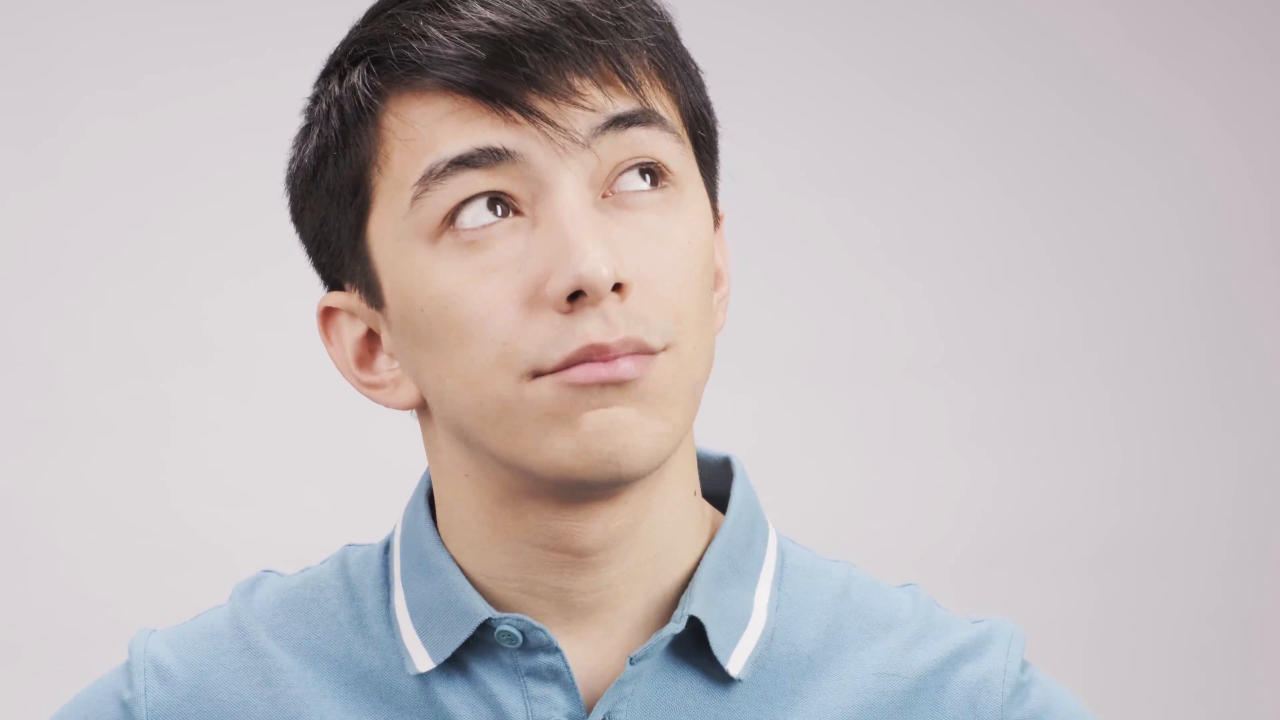
#> input picture frame 36 of video.mp4, 3840 x 2160 px (shown at 1/3 size)
$ python tracker.py
#> lines starting #> are read from the running program, lines starting #| are printed output that depends on the picture; after the words box and inside, x2 and y2 are one past the last pixel; in counts of white or black regions, pixels touching at a corner belong together
import cv2
import numpy as np

def main():
    # Open webcam
    cap = cv2.VideoCapture('video.mp4')
    if not cap.isOpened():
        print("Error: Could not access the camera.")
        return

    # Parameters for Shi-Tomasi corner detection
    feature_params = dict(maxCorners=100, qualityLevel=0.3, minDistance=7, blockSize=7)

    # Parameters for Lucas-Kanade optical flow
    lk_params = dict(winSize=(15, 15), maxLevel=2, criteria=(cv2.TERM_CRITERIA_EPS | cv2.TERM_CRITERIA_COUNT, 10, 0.03))

    # Random colors for the tracks
    color = np.random.randint(0, 255, (100, 3))

    # Take the first frame and detect corners
    ret, old_frame = cap.read()
#> old_frame is the input picture: shape (2160, 3840, 3); mean B, G, R 188.4, 186.5, 193.9
    if not ret:
        print("Error: Unable to read from the camera.")
        cap.release()
        return

    old_frame = cv2.resize(old_frame, (300, int(300 * old_frame.shape[0] / old_frame.shape[1])))  # Resize to 300px width
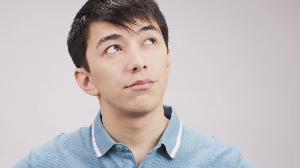
#> old_frame: shape (168, 300, 3); mean B, G, R 188.3, 186.4, 193.9
    old_gray = cv2.cvtColor(old_frame, cv2.COLOR_BGR2GRAY)
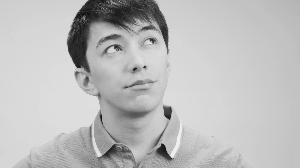
#> old_gray: shape (168, 300); min 11, max 241, mean 188.8
    p0 = cv2.goodFeaturesToTrack(old_gray, mask=None, **feature_params)
#> p0 = [[161, 145], [168, 117], [112, 48], [166, 108], [77, 68], [144, 67], [152, 40], [98, 153], [135, 68], [114, 143], [172, 157]]

    # Create a mask image for drawing purposes
    mask = np.zeros_like(old_frame)

    while True:
        ret, frame = cap.read()
        if not ret:
            print("Error: Unable to read from the camera.")
            break

        # Resize the frame
        frame = cv2.resize(frame, (300, int(300 * frame.shape[0] / frame.shape[1])))
#> frame: shape (168, 300, 3)
        frame_gray = cv2.cvtColor(frame, cv2.COLOR_BGR2GRAY)

        # Calculate optical flow
        if p0 is not None:
            p1, st, err = cv2.calcOpticalFlowPyrLK(old_gray, frame_gray, p0, None, **lk_params)
#> p1 = [[161.1, 145.1], [168.1, 117], [112, 47.8], [166.1, 108], [76.88, 68.25], [144.2, 66.73], [152, 39.52], [98.06, 153.1], [135.2, 67.66], [114, 143], [172, 157]]; st = [1, 1, 1, 1, 1, 1, 1, 1, 1, 1, 1]; err = [2.53, 1.8, 5.25, 1.33, 4.09, 2.56, 8.12, 3.64, 2.56, 2.12, 2.82]

            # Select good points
            if p1 is not None:
                good_new = p1[st == 1]
#> good_new has the same summary as p1
                good_old = p0[st == 1]
#> good_old has the same summary as p0

                # Draw the tracks
                for i, (new, old) in enumerate(zip(good_new, good_old)):
                    a, b = new.ravel()
                    c, d = old.ravel()
                    mask = cv2.line(mask, (int(a), int(b)), (int(c), int(d)), color[i].tolist(), 2)
                    frame = cv2.circle(frame, (int(a), int(b)), 5, color[i].tolist(), -1)
#> this loop made 11 passes
#> (a, b, c, d) on passes 1 to 11: (161.1, 145.1, 161, 145), (168.1, 117, 168, 117), (112, 47.8, 112, 48), (166.1, 108, 166, 108), (76.88, 68.25, 77, 68), (144.2, 66.73, 144, 67), (152, 39.52, 152, 40), (98.06, 153.1, 98, 153), (135.2, 67.66, 135, 68), (114, 143, 114, 143), (172, 157, 172, 157)
#> pass 1, in main, `frame = cv2.circle(frame, (int(a), int(b)), 5, color[i].tolist(), -1)`:
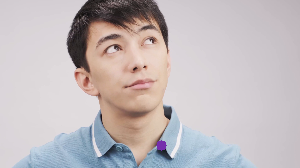
#> frame: shape (168, 300, 3); mean B, G, R 188.6, 186.4, 194.2
#> pass 2, in main, `mask = cv2.line(mask, (int(a), int(b)), (int(c), int(d)), color[i].tol..`:
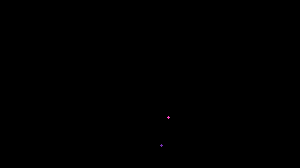
#> mask: shape (168, 300, 3); mean of channels 0, 1, 2 0, 0, 0; drawn as B, G, R
#> pass 2, in main, `frame = cv2.circle(frame, (int(a), int(b)), 5, color[i].tolist(), -1)`:
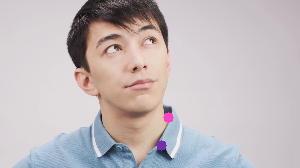
#> frame: shape (168, 300, 3); 0.16% of pixels changed, all inside (x1, y1, x2, y2) = (163, 112, 174, 123)
#> after the loop:
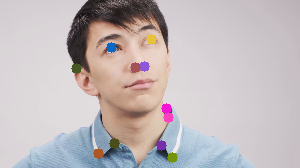
#> frame: shape (168, 300, 3); 1.44% of pixels changed, all inside (x1, y1, x2, y2) = (71, 34, 178, 163)
#> after the loop: mask: shape (168, 300, 3); 0.13% of pixels changed, all inside (x1, y1, x2, y2) = (75, 38, 174, 159)

                frame = cv2.add(frame, mask)

                # Update the previous frame and points
                old_gray = frame_gray.copy()
                p0 = good_new.reshape(-1, 1, 2)
#> p0 has the same summary as p1

        # Display the frame
        cv2.imshow("Feature Tracking", frame)

        # Exit on 'q'
        if cv2.waitKey(1) & 0xFF == ord('q'):
#> (key q is pressed here)
            break

    cap.release()
    cv2.destroyAllWindows()

if __name__ == "__main__":
    main()

$ run again, starting later in the video
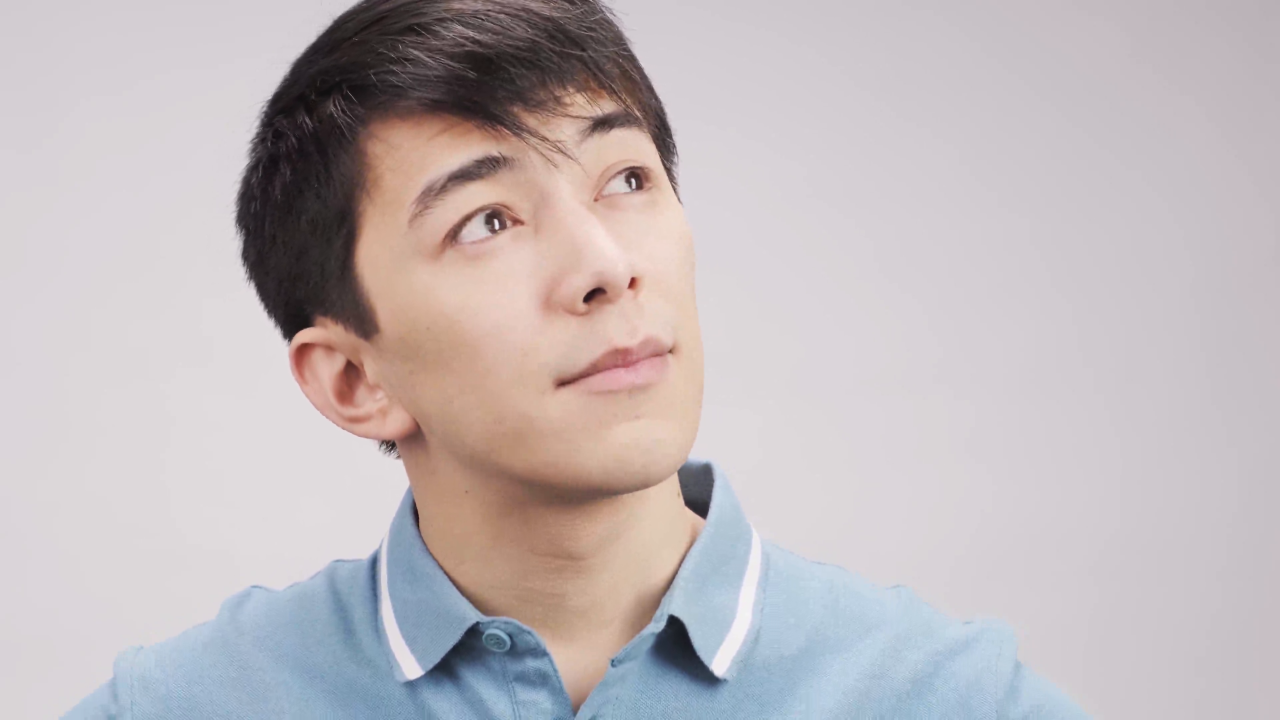
#> input picture frame 163 of video.mp4, 3840 x 2160 px (shown at 1/3 size)
#> in main, old_frame is the input picture: shape (2160, 3840, 3); mean B, G, R 186.5, 184.1, 192.3
#> old_frame: shape (168, 300, 3)
#> in main, `old_gray = cv2.cvtColor(old_frame, cv2.COLOR_BGR2GRAY)`:
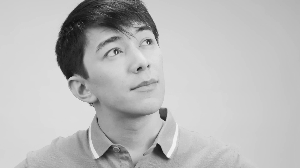
#> old_gray: shape (168, 300); min 16, max 243, mean 186.7
#> in main, `p0 = cv2.goodFeaturesToTrack(old_gray, mask=None, **feature_params)`: p0 = [[68, 78], [157, 145], [164, 118], [114, 50], [149, 41], [164, 110], [139, 68], [96, 155], [111, 144]]
#> p1 = [[68.02, 77.74], [157, 145.1], [164, 118.1], [113.5, 50.34], [148.9, 41.13], [164, 110.1], [139, 68.05], [96.01, 155.1], [111, 144.1]]; st = [1, 1, 1, 1, 1, 1, 1, 1, 1]; err = [3.69, 1.88, 1.17, 10.55, 6.71, 1.13, 1.17, 1.71, 2.16]
#> good_new has the same summary as p1
#> good_old has the same summary as p0
#> the loop in main, `for i, (new, old) in enumerate(zip(good_new, good_old)):` made 9 passes
#> (a, b, c, d) on passes 1 to 8: (68.02, 77.74, 68, 78), (157, 145.1, 157, 145), (164, 118.1, 164, 118), (113.5, 50.34, 114, 50), (148.9, 41.13, 149, 41), (164, 110.1, 164, 110), (139, 68.05, 139, 68), (96.01, 155.1, 96, 155)
#> after the loop in main, `for i, (new, old) in enumerate(zip(good_new, good_old)):`:
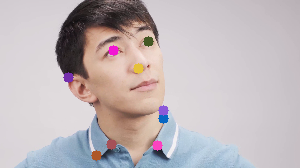
#> frame: shape (168, 300, 3); mean B, G, R 186.3, 183.3, 192.3
#> in main, `p0 = good_new.reshape(-1, 1, 2)`: p0 has the same summary as p1

$ run again, starting later in the video
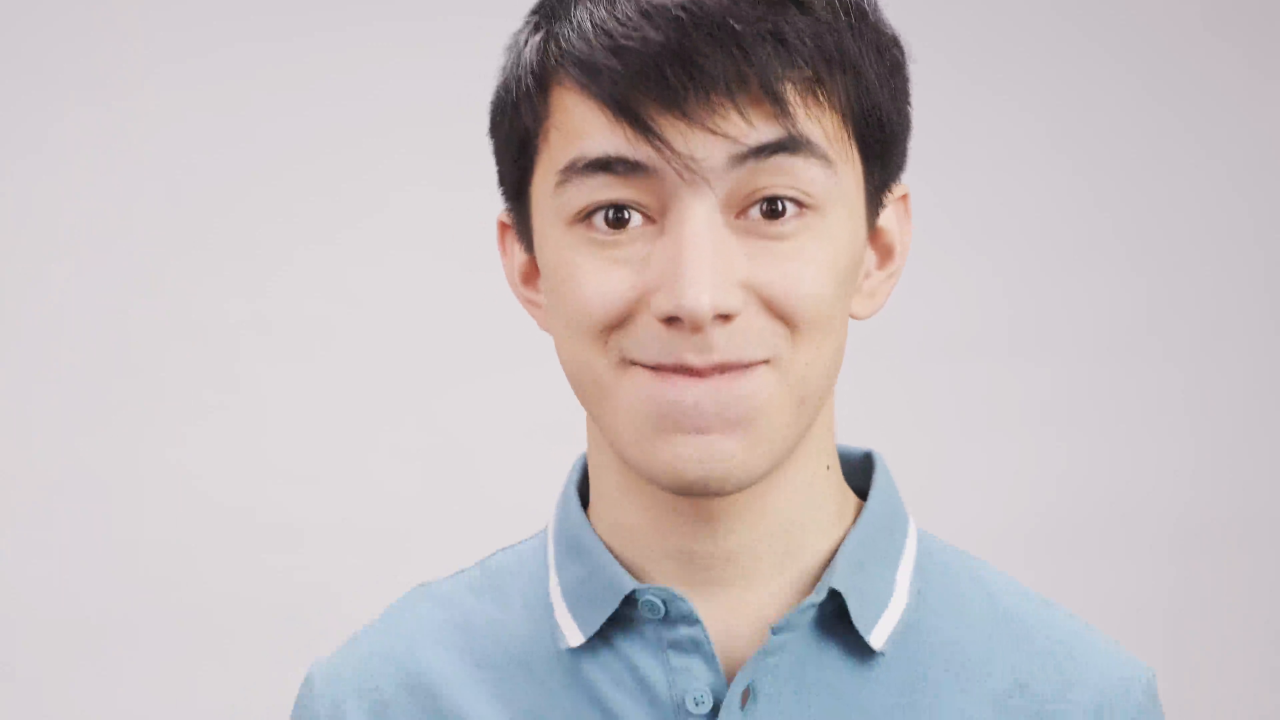
#> input picture frame 291 of video.mp4, 3840 x 2160 px (shown at 1/3 size)
#> in main, old_frame is the input picture: shape (2160, 3840, 3); mean B, G, R 192.8, 190.3, 197.6
#> old_frame: shape (168, 300, 3)
#> in main, `p0 = cv2.goodFeaturesToTrack(old_gray, mask=None, **feature_params)`: p0 = [[181, 48], [144, 50], [194, 138], [199, 107], [201, 114], [133, 147], [205, 151], [148, 137]]
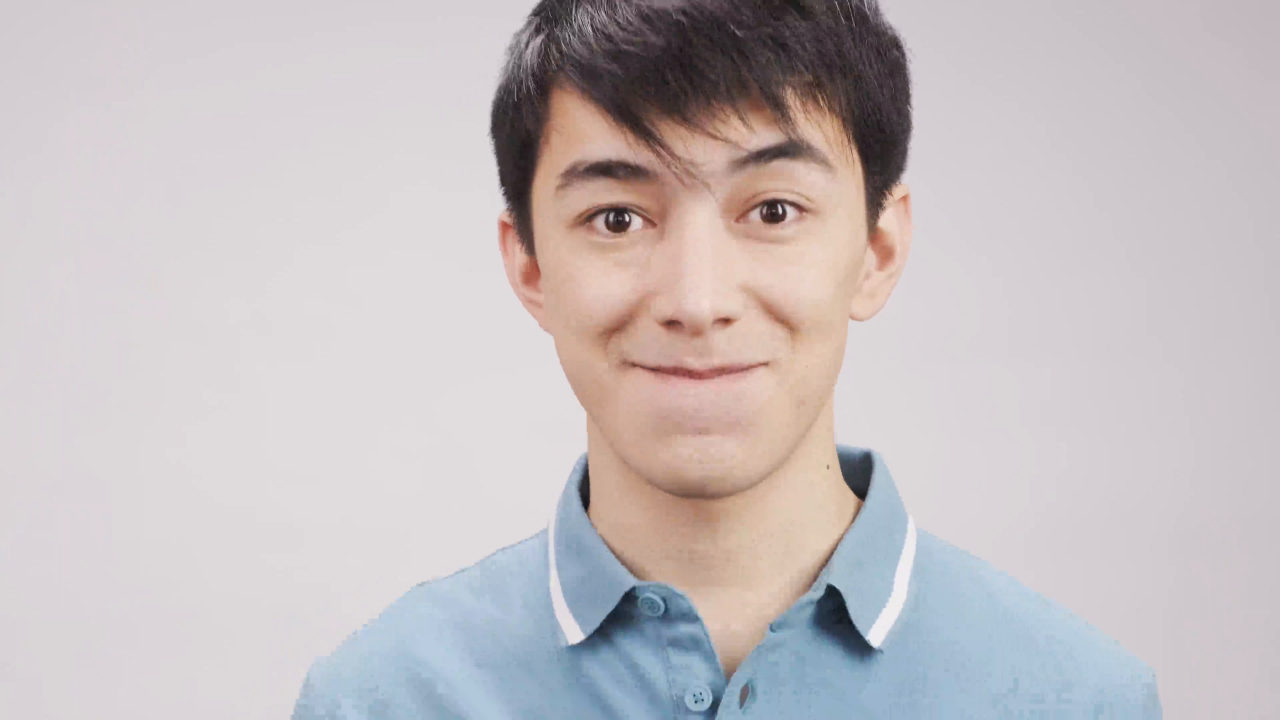
#> input picture frame 292 of video.mp4, 3840 x 2160 px (shown at 1/3 size)
#> in main, frame is the input picture: shape (2160, 3840, 3); mean B, G, R 192.5, 190.1, 197.2
#> p1 = [[181.1, 48.83], [144.2, 50.74], [193.6, 137.3], [198.8, 107], [200.8, 113.8], [133, 146.4], [204.7, 150.4], [147.9, 136.4]]; st = [1, 1, 1, 1, 1, 1, 1, 1]; err = [4.33, 6.69, 6.44, 2.4, 3.72, 3.01, 4.26, 6.05]
#> good_new has the same summary as p1
#> good_old has the same summary as p0
#> the loop in main, `for i, (new, old) in enumerate(zip(good_new, good_old)):` made 8 passes
#> (a, b, c, d) on passes 1 to 8: (181.1, 48.83, 181, 48), (144.2, 50.74, 144, 50), (193.6, 137.3, 194, 138), (198.8, 107, 199, 107), (200.8, 113.8, 201, 114), (133, 146.4, 133, 147), (204.7, 150.4, 205, 151), (147.9, 136.4, 148, 137)
#> after the loop in main, `for i, (new, old) in enumerate(zip(good_new, good_old)):`:
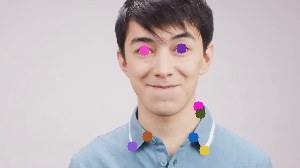
#> frame: shape (168, 300, 3); mean B, G, R 192.4, 189.5, 197.3
#> in main, `p0 = good_new.reshape(-1, 1, 2)`: p0 has the same summary as p1
